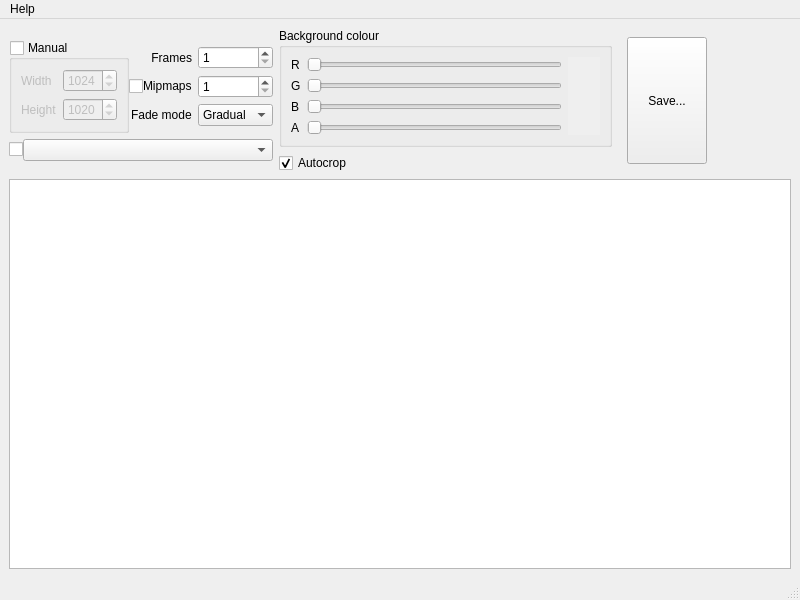
<?xml version="1.0" encoding="UTF-8"?>
<ui version="4.0">
 <class>Spraymaker</class>
 <widget class="QMainWindow" name="Spraymaker">
  <property name="geometry">
   <rect>
    <x>0</x>
    <y>0</y>
    <width>800</width>
    <height>600</height>
   </rect>
  </property>
  <property name="windowTitle">
   <string>Spraymaker</string>
  </property>
  <widget class="QWidget" name="centralwidget">
   <layout class="QGridLayout" name="gridLayout">
    <property name="horizontalSpacing">
     <number>6</number>
    </property>
    <item row="2" column="2">
     <widget class="QWidget" name="buttonsWidget" native="true">
      <property name="sizePolicy">
       <sizepolicy hsizetype="Fixed" vsizetype="Preferred">
        <horstretch>0</horstretch>
        <verstretch>0</verstretch>
       </sizepolicy>
      </property>
      <layout class="QVBoxLayout" name="verticalLayout">
       <item>
        <widget class="QPushButton" name="saveSprayButton">
         <property name="sizePolicy">
          <sizepolicy hsizetype="Fixed" vsizetype="Minimum">
           <horstretch>0</horstretch>
           <verstretch>0</verstretch>
          </sizepolicy>
         </property>
         <property name="text">
          <string>Save...</string>
         </property>
        </widget>
       </item>
      </layout>
     </widget>
    </item>
    <item row="2" column="1">
     <layout class="QVBoxLayout" name="verticalLayout_3">
      <item>
       <widget class="QGroupBox" name="backgroundColourBox">
        <property name="sizePolicy">
         <sizepolicy hsizetype="Fixed" vsizetype="Fixed">
          <horstretch>0</horstretch>
          <verstretch>0</verstretch>
         </sizepolicy>
        </property>
        <property name="title">
         <string>Background colour</string>
        </property>
        <layout class="QGridLayout" name="gridLayout_2">
         <item row="2" column="1">
          <widget class="QSlider" name="blueSlider">
           <property name="sizePolicy">
            <sizepolicy hsizetype="Fixed" vsizetype="Fixed">
             <horstretch>0</horstretch>
             <verstretch>0</verstretch>
            </sizepolicy>
           </property>
           <property name="minimumSize">
            <size>
             <width>255</width>
             <height>0</height>
            </size>
           </property>
           <property name="maximum">
            <number>255</number>
           </property>
           <property name="orientation">
            <enum>Qt::Orientation::Horizontal</enum>
           </property>
          </widget>
         </item>
         <item row="3" column="0">
          <widget class="QLabel" name="labelA">
           <property name="text">
            <string>A</string>
           </property>
          </widget>
         </item>
         <item row="3" column="1">
          <widget class="QSlider" name="alphaSlider">
           <property name="sizePolicy">
            <sizepolicy hsizetype="Fixed" vsizetype="Fixed">
             <horstretch>0</horstretch>
             <verstretch>0</verstretch>
            </sizepolicy>
           </property>
           <property name="minimumSize">
            <size>
             <width>255</width>
             <height>0</height>
            </size>
           </property>
           <property name="maximum">
            <number>255</number>
           </property>
           <property name="orientation">
            <enum>Qt::Orientation::Horizontal</enum>
           </property>
          </widget>
         </item>
         <item row="1" column="0">
          <widget class="QLabel" name="labelG">
           <property name="text">
            <string>G</string>
           </property>
          </widget>
         </item>
         <item row="0" column="0">
          <widget class="QLabel" name="labelR">
           <property name="text">
            <string>R</string>
           </property>
          </widget>
         </item>
         <item row="1" column="1">
          <widget class="QSlider" name="greenSlider">
           <property name="sizePolicy">
            <sizepolicy hsizetype="Fixed" vsizetype="Fixed">
             <horstretch>0</horstretch>
             <verstretch>0</verstretch>
            </sizepolicy>
           </property>
           <property name="minimumSize">
            <size>
             <width>255</width>
             <height>0</height>
            </size>
           </property>
           <property name="maximum">
            <number>255</number>
           </property>
           <property name="orientation">
            <enum>Qt::Orientation::Horizontal</enum>
           </property>
          </widget>
         </item>
         <item row="0" column="1">
          <widget class="QSlider" name="redSlider">
           <property name="sizePolicy">
            <sizepolicy hsizetype="Fixed" vsizetype="Fixed">
             <horstretch>0</horstretch>
             <verstretch>0</verstretch>
            </sizepolicy>
           </property>
           <property name="minimumSize">
            <size>
             <width>255</width>
             <height>0</height>
            </size>
           </property>
           <property name="maximum">
            <number>255</number>
           </property>
           <property name="orientation">
            <enum>Qt::Orientation::Horizontal</enum>
           </property>
          </widget>
         </item>
         <item row="2" column="0">
          <widget class="QLabel" name="labelB">
           <property name="text">
            <string>B</string>
           </property>
          </widget>
         </item>
         <item row="0" column="2" rowspan="4">
          <widget class="QLabel" name="colourPreviewLabel">
           <property name="minimumSize">
            <size>
             <width>32</width>
             <height>0</height>
            </size>
           </property>
           <property name="autoFillBackground">
            <bool>true</bool>
           </property>
           <property name="text">
            <string/>
           </property>
          </widget>
         </item>
        </layout>
       </widget>
      </item>
      <item>
       <widget class="QCheckBox" name="autocropCheckBox">
        <property name="text">
         <string>Autocrop</string>
        </property>
        <property name="checked">
         <bool>true</bool>
        </property>
       </widget>
      </item>
     </layout>
    </item>
    <item row="2" column="0">
     <widget class="QWidget" name="resDimFmtWidget" native="true">
      <property name="sizePolicy">
       <sizepolicy hsizetype="Maximum" vsizetype="Maximum">
        <horstretch>0</horstretch>
        <verstretch>0</verstretch>
       </sizepolicy>
      </property>
      <layout class="QVBoxLayout" name="verticalLayout_2">
       <property name="leftMargin">
        <number>0</number>
       </property>
       <property name="topMargin">
        <number>0</number>
       </property>
       <property name="rightMargin">
        <number>0</number>
       </property>
       <property name="bottomMargin">
        <number>0</number>
       </property>
       <item>
        <widget class="QWidget" name="resDimWidget" native="true">
         <layout class="QHBoxLayout" name="horizontalLayout_2">
          <property name="spacing">
           <number>0</number>
          </property>
          <property name="leftMargin">
           <number>0</number>
          </property>
          <property name="topMargin">
           <number>0</number>
          </property>
          <property name="rightMargin">
           <number>0</number>
          </property>
          <property name="bottomMargin">
           <number>0</number>
          </property>
          <item>
           <widget class="QGroupBox" name="resolutionGroupBox">
            <property name="sizePolicy">
             <sizepolicy hsizetype="Maximum" vsizetype="Maximum">
              <horstretch>0</horstretch>
              <verstretch>0</verstretch>
             </sizepolicy>
            </property>
            <property name="title">
             <string>Manual</string>
            </property>
            <property name="checkable">
             <bool>true</bool>
            </property>
            <property name="checked">
             <bool>false</bool>
            </property>
            <layout class="QFormLayout" name="formLayout_3">
             <item row="0" column="0">
              <widget class="QLabel" name="widthLabel">
               <property name="text">
                <string>Width</string>
               </property>
              </widget>
             </item>
             <item row="0" column="1">
              <widget class="CustomStepSpinBox" name="widthSpinBox">
               <property name="sizePolicy">
                <sizepolicy hsizetype="Expanding" vsizetype="Fixed">
                 <horstretch>0</horstretch>
                 <verstretch>0</verstretch>
                </sizepolicy>
               </property>
               <property name="minimum">
                <number>1</number>
               </property>
               <property name="maximum">
                <number>4096</number>
               </property>
               <property name="value">
                <number>1024</number>
               </property>
              </widget>
             </item>
             <item row="1" column="0">
              <widget class="QLabel" name="heightLabel">
               <property name="text">
                <string>Height</string>
               </property>
              </widget>
             </item>
             <item row="1" column="1">
              <widget class="CustomStepSpinBox" name="heightSpinBox">
               <property name="sizePolicy">
                <sizepolicy hsizetype="Expanding" vsizetype="Fixed">
                 <horstretch>0</horstretch>
                 <verstretch>0</verstretch>
                </sizepolicy>
               </property>
               <property name="minimum">
                <number>1</number>
               </property>
               <property name="maximum">
                <number>4096</number>
               </property>
               <property name="value">
                <number>1020</number>
               </property>
              </widget>
             </item>
            </layout>
           </widget>
          </item>
          <item>
           <widget class="QWidget" name="dimensionsWidget" native="true">
            <property name="sizePolicy">
             <sizepolicy hsizetype="Maximum" vsizetype="Maximum">
              <horstretch>0</horstretch>
              <verstretch>0</verstretch>
             </sizepolicy>
            </property>
            <layout class="QFormLayout" name="formLayout">
             <property name="labelAlignment">
              <set>Qt::AlignmentFlag::AlignRight|Qt::AlignmentFlag::AlignTrailing|Qt::AlignmentFlag::AlignVCenter</set>
             </property>
             <property name="leftMargin">
              <number>0</number>
             </property>
             <property name="topMargin">
              <number>0</number>
             </property>
             <property name="rightMargin">
              <number>0</number>
             </property>
             <property name="bottomMargin">
              <number>0</number>
             </property>
             <item row="0" column="0">
              <widget class="QLabel" name="framesLabel">
               <property name="text">
                <string>Frames</string>
               </property>
               <property name="alignment">
                <set>Qt::AlignmentFlag::AlignRight|Qt::AlignmentFlag::AlignTrailing|Qt::AlignmentFlag::AlignVCenter</set>
               </property>
               <property name="margin">
                <number>0</number>
               </property>
              </widget>
             </item>
             <item row="0" column="1">
              <widget class="QSpinBox" name="frameSpinbox">
               <property name="sizePolicy">
                <sizepolicy hsizetype="Expanding" vsizetype="Fixed">
                 <horstretch>0</horstretch>
                 <verstretch>0</verstretch>
                </sizepolicy>
               </property>
               <property name="minimum">
                <number>1</number>
               </property>
               <property name="maximum">
                <number>9999</number>
               </property>
              </widget>
             </item>
             <item row="1" column="0">
              <widget class="QWidget" name="mipmapCheckboxWidget" native="true">
               <layout class="QHBoxLayout" name="horizontalLayout">
                <property name="spacing">
                 <number>0</number>
                </property>
                <property name="leftMargin">
                 <number>0</number>
                </property>
                <property name="topMargin">
                 <number>0</number>
                </property>
                <property name="rightMargin">
                 <number>0</number>
                </property>
                <property name="bottomMargin">
                 <number>0</number>
                </property>
                <item alignment="Qt::AlignmentFlag::AlignRight|Qt::AlignmentFlag::AlignVCenter">
                 <widget class="QCheckBox" name="mipmapsCheckbox">
                  <property name="text">
                   <string/>
                  </property>
                  <property name="tristate">
                   <bool>true</bool>
                  </property>
                 </widget>
                </item>
                <item alignment="Qt::AlignmentFlag::AlignRight|Qt::AlignmentFlag::AlignVCenter">
                 <widget class="QLabel" name="mipmapsCheckboxLabel">
                  <property name="text">
                   <string>Mipmaps</string>
                  </property>
                 </widget>
                </item>
               </layout>
              </widget>
             </item>
             <item row="1" column="1">
              <widget class="QSpinBox" name="mipmapSpinbox">
               <property name="sizePolicy">
                <sizepolicy hsizetype="Expanding" vsizetype="Fixed">
                 <horstretch>0</horstretch>
                 <verstretch>0</verstretch>
                </sizepolicy>
               </property>
               <property name="prefix">
                <string/>
               </property>
               <property name="minimum">
                <number>1</number>
               </property>
               <property name="maximum">
                <number>13</number>
               </property>
              </widget>
             </item>
             <item row="2" column="0">
              <widget class="QLabel" name="fadeModeLabel">
               <property name="text">
                <string>Fade mode</string>
               </property>
              </widget>
             </item>
             <item row="2" column="1">
              <widget class="QComboBox" name="fadeModeComboBox">
               <property name="currentIndex">
                <number>0</number>
               </property>
               <item>
                <property name="text">
                 <string>Gradual</string>
                </property>
               </item>
               <item>
                <property name="text">
                 <string>Instant</string>
                </property>
               </item>
               <item>
                <property name="text">
                 <string>Pixel art</string>
                </property>
               </item>
              </widget>
             </item>
            </layout>
           </widget>
          </item>
         </layout>
        </widget>
       </item>
       <item>
        <layout class="QHBoxLayout" name="imageFormatLayout">
         <property name="spacing">
          <number>0</number>
         </property>
         <item>
          <widget class="QCheckBox" name="imageFormatCheckBox">
           <property name="sizePolicy">
            <sizepolicy hsizetype="Fixed" vsizetype="Fixed">
             <horstretch>0</horstretch>
             <verstretch>0</verstretch>
            </sizepolicy>
           </property>
           <property name="toolTip">
            <string>&lt;html&gt;&lt;head/&gt;&lt;body&gt;&lt;p&gt;&lt;span style=&quot; font-size:12pt;&quot;&gt;Enable all image formats.&lt;/span&gt;&lt;/p&gt;&lt;p&gt;&lt;span style=&quot; font-size:12pt; font-style:italic; vertical-align:sub;&quot;&gt;Only do this if you know what you're doing.&lt;/span&gt;&lt;/p&gt;&lt;/body&gt;&lt;/html&gt;</string>
           </property>
           <property name="text">
            <string/>
           </property>
          </widget>
         </item>
         <item>
          <widget class="QComboBox" name="imageFormatComboBox"/>
         </item>
        </layout>
       </item>
      </layout>
     </widget>
    </item>
    <item row="2" column="3">
     <spacer name="horizontalSpacer">
      <property name="orientation">
       <enum>Qt::Orientation::Horizontal</enum>
      </property>
      <property name="sizeHint" stdset="0">
       <size>
        <width>40</width>
        <height>20</height>
       </size>
      </property>
     </spacer>
    </item>
    <item row="6" column="0" colspan="4">
     <widget class="DropImageTable" name="dropImageTable"/>
    </item>
   </layout>
  </widget>
  <widget class="QMenuBar" name="menubar">
   <property name="enabled">
    <bool>true</bool>
   </property>
   <property name="geometry">
    <rect>
     <x>0</x>
     <y>0</y>
     <width>800</width>
     <height>23</height>
    </rect>
   </property>
   <widget class="QMenu" name="menuAbout">
    <property name="title">
     <string>Help</string>
    </property>
    <addaction name="actionSpraymaker"/>
   </widget>
   <addaction name="menuAbout"/>
  </widget>
  <widget class="QStatusBar" name="statusbar"/>
  <action name="actionSpraymaker">
   <property name="text">
    <string>&amp;About Spraymaker...</string>
   </property>
  </action>
  <action name="actionCheck_for_update">
   <property name="text">
    <string>&amp;Check for update</string>
   </property>
  </action>
 </widget>
 <customwidgets>
  <customwidget>
   <class>DropImageTable</class>
   <extends>QTableWidget</extends>
   <header location="global">sizedisplaylabel.h</header>
  </customwidget>
  <customwidget>
   <class>CustomStepSpinBox</class>
   <extends>QSpinBox</extends>
   <header location="global">customstepspinbox.h</header>
  </customwidget>
 </customwidgets>
 <resources/>
 <connections/>
</ui>
